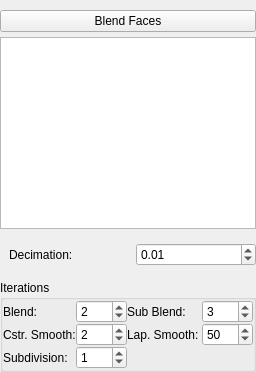
              <widget class="QWidget" name="tabWidgetPage2">
               <attribute name="title">
                <string>Blend</string>
               </attribute>
               <layout class="QVBoxLayout" name="verticalLayout_2">
                <property name="spacing">
                 <number>5</number>
                </property>
                <property name="leftMargin">
                 <number>0</number>
                </property>
                <property name="topMargin">
                 <number>0</number>
                </property>
                <property name="rightMargin">
                 <number>0</number>
                </property>
                <property name="bottomMargin">
                 <number>0</number>
                </property>
                <item>
                 <widget class="QWidget" name="widget_3" native="true">
                  <layout class="QVBoxLayout" name="verticalLayout_3">
                   <property name="spacing">
                    <number>0</number>
                   </property>
                   <property name="leftMargin">
                    <number>0</number>
                   </property>
                   <property name="topMargin">
                    <number>0</number>
                   </property>
                   <property name="rightMargin">
                    <number>0</number>
                   </property>
                   <property name="bottomMargin">
                    <number>0</number>
                   </property>
                   <item>
                    <widget class="QWidget" name="widget_8" native="true">
                     <layout class="QVBoxLayout" name="verticalLayout_8">
                      <property name="spacing">
                       <number>5</number>
                      </property>
                      <property name="leftMargin">
                       <number>0</number>
                      </property>
                      <property name="topMargin">
                       <number>10</number>
                      </property>
                      <property name="rightMargin">
                       <number>0</number>
                      </property>
                      <property name="bottomMargin">
                       <number>0</number>
                      </property>
                      <item>
                       <widget class="QPushButton" name="btnBlend">
                        <property name="text">
                         <string>Blend Faces</string>
                        </property>
                       </widget>
                      </item>
                      <item>
                       <widget class="QTableView" name="tableViewBlend">
                        <property name="contextMenuPolicy">
                         <enum>Qt::CustomContextMenu</enum>
                        </property>
                        <property name="selectionBehavior">
                         <enum>QAbstractItemView::SelectRows</enum>
                        </property>
                        <property name="sortingEnabled">
                         <bool>true</bool>
                        </property>
                       </widget>
                      </item>
                      <item>
                       <widget class="QWidget" name="widgetBlendDecimation" native="true">
                        <layout class="QHBoxLayout" name="horizontalLayout_3">
                         <property name="rightMargin">
                          <number>0</number>
                         </property>
                         <item>
                          <widget class="QLabel" name="label_8">
                           <property name="text">
                            <string>Decimation: </string>
                           </property>
                          </widget>
                         </item>
                         <item>
                          <widget class="QDoubleSpinBox" name="dsbDecimation">
                           <property name="value">
                            <double>0.010000000000000</double>
                           </property>
                          </widget>
                         </item>
                        </layout>
                       </widget>
                      </item>
                      <item>
                       <widget class="QGroupBox" name="groupBoxBlendIters">
                        <property name="font">
                         <font>
                          <weight>50</weight>
                          <bold>false</bold>
                         </font>
                        </property>
                        <property name="title">
                         <string>Iterations</string>
                        </property>
                        <property name="flat">
                         <bool>false</bool>
                        </property>
                        <property name="checkable">
                         <bool>false</bool>
                        </property>
                        <property name="checked">
                         <bool>false</bool>
                        </property>
                        <layout class="QGridLayout" name="gridLayout_2">
                         <property name="leftMargin">
                          <number>0</number>
                         </property>
                         <property name="topMargin">
                          <number>0</number>
                         </property>
                         <property name="rightMargin">
                          <number>0</number>
                         </property>
                         <property name="bottomMargin">
                          <number>0</number>
                         </property>
                         <property name="spacing">
                          <number>0</number>
                         </property>
                         <item row="0" column="3">
                          <widget class="QSpinBox" name="sbSubBlendIters">
                           <property name="value">
                            <number>3</number>
                           </property>
                          </widget>
                         </item>
                         <item row="1" column="1">
                          <widget class="QSpinBox" name="sbCstrSmoothIters">
                           <property name="value">
                            <number>2</number>
                           </property>
                          </widget>
                         </item>
                         <item row="0" column="1">
                          <widget class="QSpinBox" name="sbBlendIters">
                           <property name="value">
                            <number>2</number>
                           </property>
                          </widget>
                         </item>
                         <item row="1" column="3">
                          <widget class="QSpinBox" name="sbLapSmoothIters">
                           <property name="value">
                            <number>50</number>
                           </property>
                          </widget>
                         </item>
                         <item row="2" column="1">
                          <widget class="QSpinBox" name="sbSubdivisionIters">
                           <property name="value">
                            <number>1</number>
                           </property>
                          </widget>
                         </item>
                         <item row="0" column="2">
                          <widget class="QLabel" name="label_6">
                           <property name="sizePolicy">
                            <sizepolicy hsizetype="Fixed" vsizetype="Preferred">
                             <horstretch>0</horstretch>
                             <verstretch>0</verstretch>
                            </sizepolicy>
                           </property>
                           <property name="text">
                            <string>Sub Blend: </string>
                           </property>
                          </widget>
                         </item>
                         <item row="1" column="0">
                          <widget class="QLabel" name="label_5">
                           <property name="sizePolicy">
                            <sizepolicy hsizetype="Fixed" vsizetype="Preferred">
                             <horstretch>0</horstretch>
                             <verstretch>0</verstretch>
                            </sizepolicy>
                           </property>
                           <property name="text">
                            <string>Cstr. Smooth:</string>
                           </property>
                          </widget>
                         </item>
                         <item row="1" column="2">
                          <widget class="QLabel" name="label_7">
                           <property name="sizePolicy">
                            <sizepolicy hsizetype="Fixed" vsizetype="Preferred">
                             <horstretch>0</horstretch>
                             <verstretch>0</verstretch>
                            </sizepolicy>
                           </property>
                           <property name="text">
                            <string>Lap. Smooth: </string>
                           </property>
                          </widget>
                         </item>
                         <item row="0" column="0">
                          <widget class="QLabel" name="label_4">
                           <property name="sizePolicy">
                            <sizepolicy hsizetype="Fixed" vsizetype="Preferred">
                             <horstretch>0</horstretch>
                             <verstretch>0</verstretch>
                            </sizepolicy>
                           </property>
                           <property name="text">
                            <string>Blend:</string>
                           </property>
                          </widget>
                         </item>
                         <item row="2" column="0">
                          <widget class="QLabel" name="label_9">
                           <property name="sizePolicy">
                            <sizepolicy hsizetype="Fixed" vsizetype="Preferred">
                             <horstretch>0</horstretch>
                             <verstretch>0</verstretch>
                            </sizepolicy>
                           </property>
                           <property name="text">
                            <string>Subdivision:</string>
                           </property>
                          </widget>
                         </item>
                        </layout>
                       </widget>
                      </item>
                     </layout>
                    </widget>
                   </item>
                  </layout>
                 </widget>
                </item>
               </layout>
              </widget>
